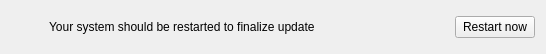
<?xml version="1.0" encoding="UTF-8"?>
<ui version="4.0">
 <class>RebootWidget</class>
 <widget class="QWidget" name="RebootWidget">
  <property name="geometry">
   <rect>
    <x>0</x>
    <y>0</y>
    <width>546</width>
    <height>44</height>
   </rect>
  </property>
  <property name="windowTitle">
   <string>Form</string>
  </property>
  <layout class="QHBoxLayout" name="horizontalLayout">
   <item>
    <widget class="QLabel" name="IconLabel">
     <property name="sizePolicy">
      <sizepolicy hsizetype="Fixed" vsizetype="Fixed">
       <horstretch>0</horstretch>
       <verstretch>0</verstretch>
      </sizepolicy>
     </property>
     <property name="minimumSize">
      <size>
       <width>32</width>
       <height>32</height>
      </size>
     </property>
     <property name="maximumSize">
      <size>
       <width>32</width>
       <height>32</height>
      </size>
     </property>
     <property name="text">
      <string/>
     </property>
     <property name="pixmap">
      <pixmap resource="res.qrc">:/images/system-reboot.png</pixmap>
     </property>
     <property name="scaledContents">
      <bool>true</bool>
     </property>
    </widget>
   </item>
   <item>
    <widget class="QLabel" name="label">
     <property name="text">
      <string>Your system should be restarted to finalize update</string>
     </property>
    </widget>
   </item>
   <item>
    <spacer name="horizontalSpacer">
     <property name="orientation">
      <enum>Qt::Horizontal</enum>
     </property>
     <property name="sizeHint" stdset="0">
      <size>
       <width>64</width>
       <height>19</height>
      </size>
     </property>
    </spacer>
   </item>
   <item>
    <widget class="QPushButton" name="restartButton">
     <property name="text">
      <string>Restart now</string>
     </property>
     <property name="icon">
      <iconset resource="res.qrc">
       <normaloff>:/images/system-reboot.png</normaloff>:/images/system-reboot.png</iconset>
     </property>
    </widget>
   </item>
  </layout>
 </widget>
 <resources>
  <include location="res.qrc"/>
 </resources>
 <connections/>
</ui>
